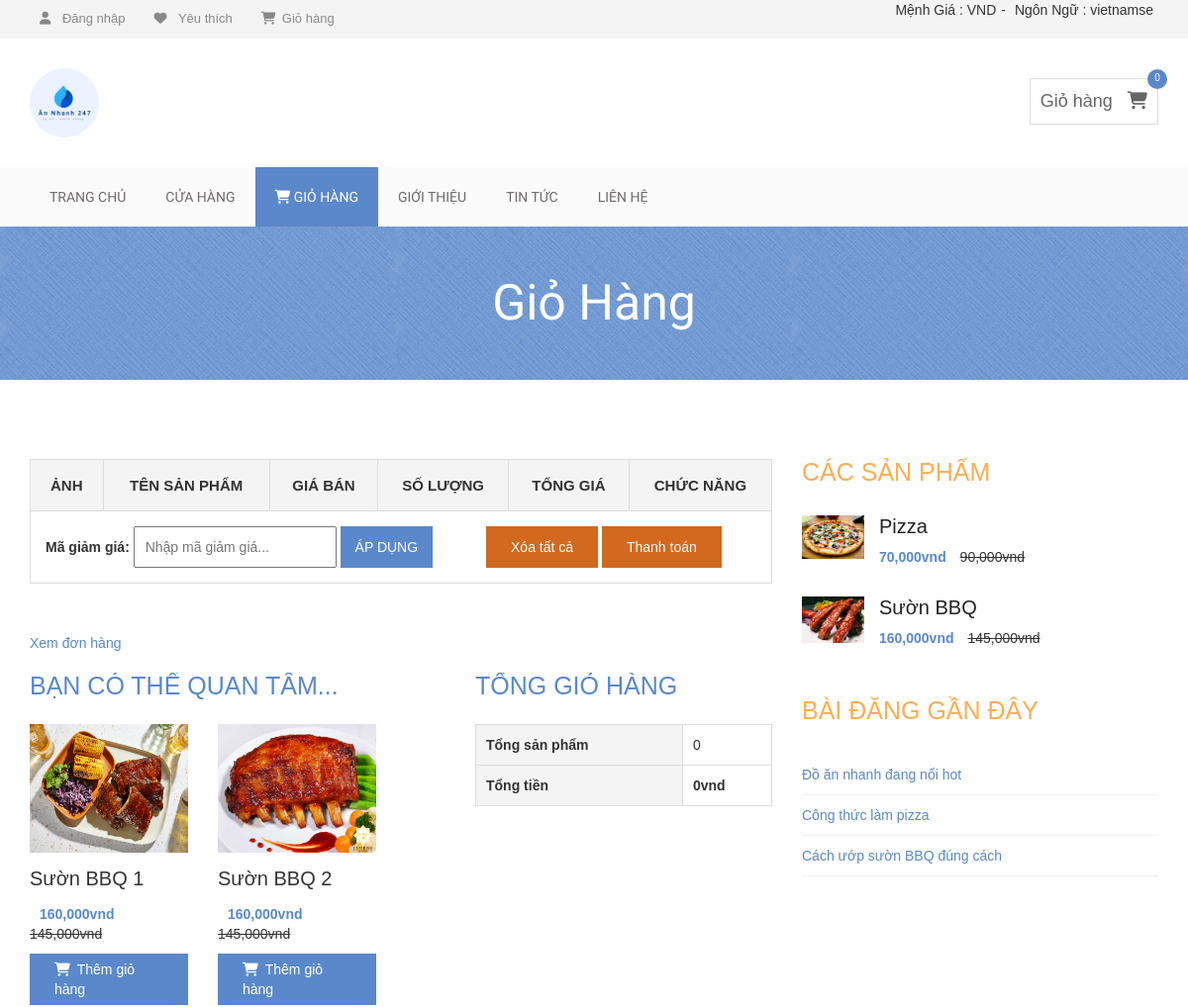
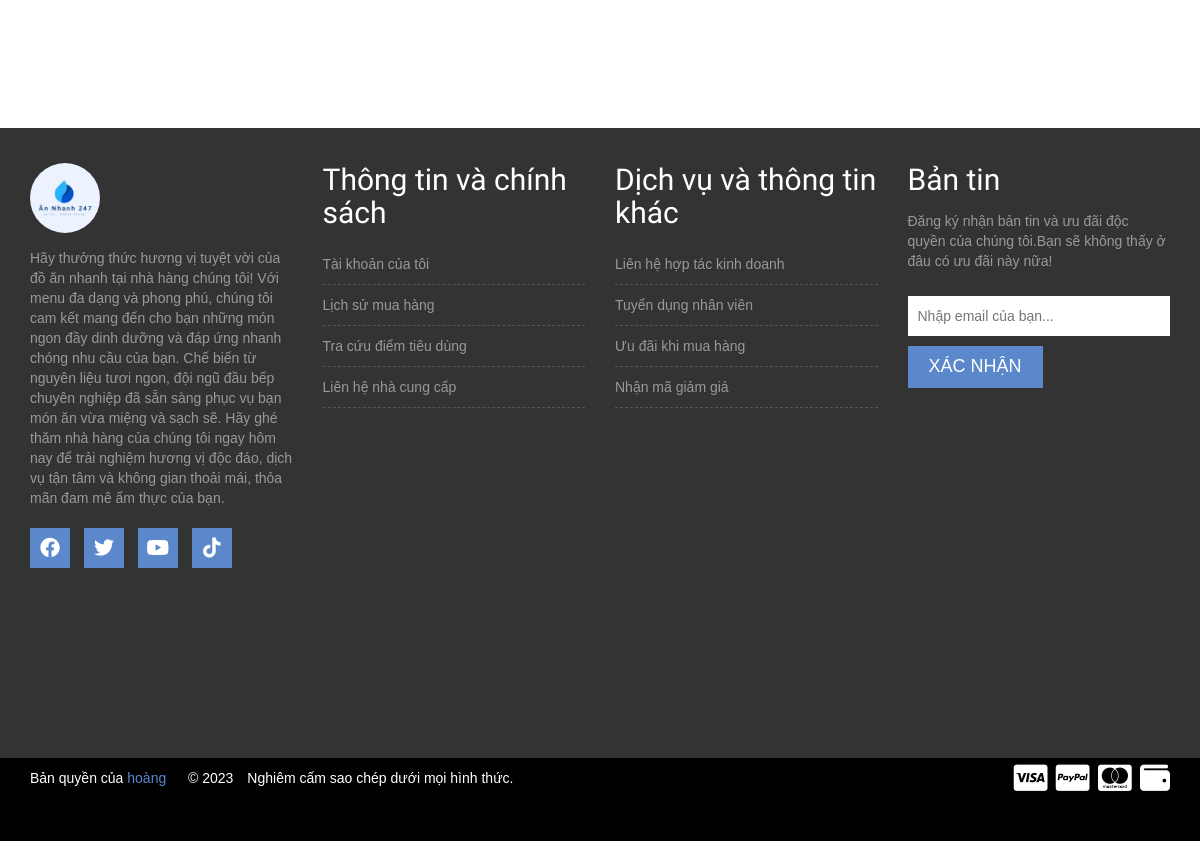
/client/index.php?controller=giohang, run on the app's committed database (2 pictures, top to bottom).
### tables this page shows
CREATE TABLE `sanpham` (
  `id` int(11) NOT NULL,
  `nhacungcap_id` int(11) DEFAULT NULL,
  `danhmuc_id` int(11) DEFAULT NULL,
  `tensanpham` varchar(50) DEFAULT NULL,
  `anhsanpham` varchar(50) DEFAULT NULL,
  `giamoi` decimal(15,2) DEFAULT NULL,
  `giacu` decimal(15,2) DEFAULT NULL,
  `soluong` int(11) DEFAULT NULL,
  `mota` varchar(500) DEFAULT NULL,
  `ngaythemsanpham` timestamp NOT NULL DEFAULT current_timestamp()
);

### client/view/V_giohang.php (the view, shortened to what the rows shown need)
<!DOCTYPE html>
<html lang="vi">
<head>
    <link rel="stylesheet" href="css/bootstrap.min.css">
    <link rel="stylesheet" href="css/font-awesome.min.css">
    <link rel="stylesheet" href="https://cdnjs.cloudflare.com/ajax/libs/font-awesome/6.3.0/css/all.min.css">
    <link rel="stylesheet" href="css/owl.carousel.css">
    <link rel="stylesheet" href="css/style.css">
    <link rel="stylesheet" href="css/responsive.css">
</head>
<body>
    <div class="site-branding-area">
        <div class="container">
            <div class="row">
                <div class="col-sm-6">
                    <div class="logo">
                        <h1><a href="#"><img style="width: 70px; border-radius: 50%;" src="img/logo_annhanh.jpg"></a></h1>
                    </div>
                </div>
            </div>
        </div>
    </div>
    <div class="product-big-title-area">
        <div class="container">
            <div class="row">
                <div class="col-md-12">
                    <div class="product-bit-title text-center">
                        <h2>Giỏ Hàng</h2>
                    </div>
                </div>
            </div>
        </div>
    </div>
    <div class="single-product-area">
        <div class="container">
            <div class="row">
                <div class="col-md-8">
                    <div class="product-content-right">
                        <div class="woocommerce">
                            <form method="post" action="#">
                                <table cellspacing="0" class="shop_table cart">
                                    <thead>
                                        <tr>
                                            <th class="product-thumbnail">Ảnh</th>
                                            <th class="product-name">Tên sản
                                                phẩm</th>
                                            <th class="product-price">Giá
                                                bán</th>
                                            <th class="product-quantity">Số
                                                lượng</th>
                                            <th class="product-subtotal">Tổng
                                                giá</th>
                                            <th class="product-remove">Chức
                                                năng</th>
                                        </tr>
                                    </thead>
                                </table>
                            </form>
                            <br>
                            <div class="cart-collaterals">
                                <div class="cross-sells">
                                    <h2>Bạn có thể quan tâm...</h2>
                                    <ul class="products">
                                        <li class="product">
                                            <?php
                                            foreach ($pizza3 as $key => $value) { ?>
                                                <img style="width: 220px; height: 130px;" alt="T_4_front" class="attachment-shop_catalog wp-post-image" src="<?php echo $value['anhsanpham']; ?>">
                                                <a href="?controller=chitietsanpham&id=<?php echo $value['id'] ?>">
                                                    <h3><?php echo $value['tensanpham']; ?></h3>
                                                </a>
                                                <span class="price"><ins><?php echo number_format($value['giamoi']) ?>vnd</ins> <del><?php echo number_format($value['giacu']) ?>vnd</del></span>
                                                <a class="add_to_cart_button" data-quantity="1" data-product_sku data-product_id="22" rel="nofollow" href="?controller=themgiohang&id=<?php echo $value['id'] ?>"><i class="fa-sharp fa-solid fa-cart-shopping"></i>&ensp;Thêm
                                                    giỏ hàng</a>
                                            <?php } ?>
                                        </li>
                                        <li class="product">
                                            <?php
                                            foreach ($pizza4 as $key => $value) { ?>
                                                <img style="width: 220px; height: 130px;" alt="T_4_front" class="attachment-shop_catalog wp-post-image" src="<?php echo $value['anhsanpham']; ?>">
                                                <a href="?controller=chitietsanpham&id=<?php echo $value['id'] ?>">
                                                    <h3><?php echo $value['tensanpham']; ?></h3>
                                                </a>
                                                <span class="price"><ins><?php echo number_format($value['giamoi']) ?>vnd</ins> <del><?php echo number_format($value['giacu']) ?>vnd</del></span>
                                                <a class="add_to_cart_button" data-quantity="1" data-product_sku data-product_id="22" rel="nofollow" href="?controller=themgiohang&id=<?php echo $value['id'] ?>"><i class="fa-sharp fa-solid fa-cart-shopping"></i>&ensp;Thêm
                                                    giỏ hàng</a>
                                            <?php } ?>
                                        </li>
                                    </ul>
                                </div>
                                <div class="cart_totals ">
                                    <h2>Tổng giỏ hàng</h2>
                                    <table cellspacing="0">
                                        <tbody>
                                            <tr class="cart-subtotal">
                                                <th>Tổng sản phẩm</th>
                                            </tr>
                                            <tr class="order-total">
                                                <th>Tổng tiền</th>
                                            </tr>
                                        </tbody>
                                    </table>
                                </div>
                            </div>
                        </div>
                    </div>
                </div>
                <div class="col-md-4">
                    <div class="single-sidebar">
                        <h2 class="sidebar-title">Các sản phẩm</h2>
                        <?php
                        foreach ($pizza1 as $key => $value) { ?>
                            <div class="thubmnail-recent">
                                <img src="<?php echo $value['anhsanpham']; ?>" class="recent-thumb" alt>
                                <h2><a style="text-decoration: none;" href="?controller=chitietsanpham&id=<?php echo $value['id'] ?>"><?php echo $value['tensanpham']; ?></a></h2>
                                <div class="product-sidebar-price">
                                    <ins><?php echo number_format($value['giamoi']) ?>vnd</ins> <del><?php echo number_format($value['giacu']) ?>vnd</del>
                                </div>
                            </div>
                        <?php } ?>
                        <?php
                        foreach ($pizza2 as $key => $value) { ?>
                            <div class="thubmnail-recent">
                                <img src="<?php echo $value['anhsanpham']; ?>" class="recent-thumb" alt>
                                <h2><a style="text-decoration: none;" href="?controller=chitietsanpham&id=<?php echo $value['id'] ?>"><?php echo $value['tensanpham']; ?></a></h2>
                                <div class="product-sidebar-price">
                                    <ins><?php echo number_format($value['giamoi']) ?>vnd</ins> <del><?php echo number_format($value['giacu']) ?>vnd</del>
                                </div>
                            </div>
                        <?php } ?>
                    </div>
                    <div class="single-sidebar">
                        <h2 class="sidebar-title">Bài đăng gần đây</h2>
                    </div>
                </div>
            </div>
        </div>
    </div>
    <div class="footer-top-area">
        <div class="container">
            <div class="row">
                <div class="col-md-3 col-sm-6">
                    <div class="footer-about-us">
                        <h2><img style="width: 70px; border-radius: 50%;" src="img/logo_annhanh.jpg"></h2>
                    </div>
                </div>
                <div class="col-md-3 col-sm-6">
                    <div class="footer-menu">
                        <h2 class="footer-wid-title">Thông tin và chính
                            sách
                        </h2>
                    </div>
                </div>
                <div class="col-md-3 col-sm-6">
                    <div class="footer-menu">
                        <h2 class="footer-wid-title">Dịch vụ và thông
                            tin
                            khác</h2>
                    </div>
                </div>
                <div class="col-md-3 col-sm-6">
                    <div class="footer-newsletter">
                        <h2 class="footer-wid-title">Bản tin</h2>
                        <br>
                    </div>
                </div>
            </div>
        </div>
    </div>
</body>
</html>

### data on the page
sanpham: anhsanpham (picture), tensanpham "Sườn BBQ 1", giamoi "160,000", giacu "145,000"
sanpham: anhsanpham (picture), tensanpham "Sườn BBQ 2", giamoi "160,000", giacu "145,000"
sanpham: anhsanpham (picture), tensanpham "Pizza", giamoi "70,000", giacu "90,000"
sanpham: anhsanpham (picture), tensanpham "Sườn BBQ", giamoi "160,000", giacu "145,000"

### other printed values
$sl "0"
$soluong "0"
$tongtien "0"
